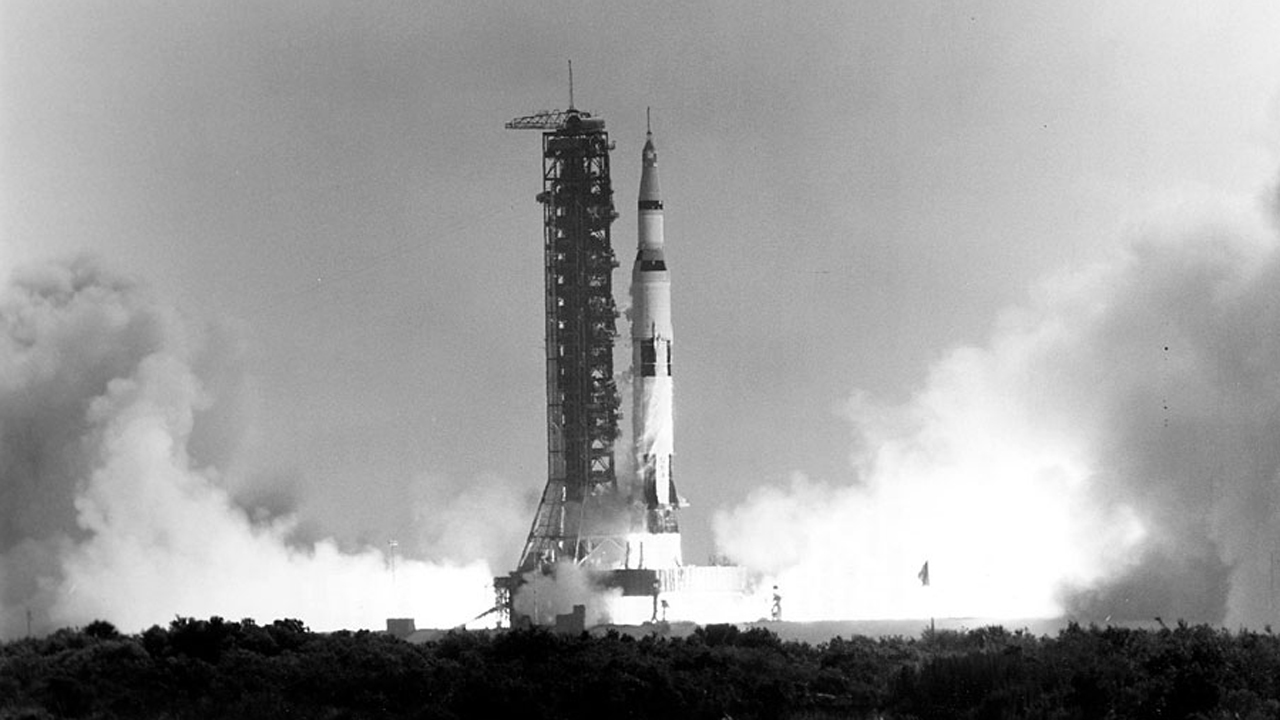
#> input picture image-annotation/Apollo_11_Launch.jpg, 1280 x 720 px, found by its file name
$ python image-annotation.py
#> lines starting #> are read from the running program, lines starting #| are printed output that depends on the picture; after the words box and inside, x2 and y2 are one past the last pixel; in counts of white or black regions, pixels touching at a corner belong together
import os
import cv2
import matplotlib
import numpy as np
import matplotlib.pyplot as plt

from zipfile import ZipFile
from urllib.request import urlretrieve

matplotlib.rcParams['figure.figsize'] = (9.0, 9.0)

image = cv2.imread(r'C:\openCV-bootcamp\image-annotation\Apollo_11_Launch.jpg', cv2.IMREAD_COLOR)
#> image is the input picture: shape (720, 1280, 3); min 0, max 255, mean 156.2
plt.imshow(cv2.cvtColor(image, cv2.COLOR_BGR2RGB))
print(image.shape)
#| (720, 1280, 3)

## DRAWING A LINE ##

# cv2.line(img, pt1, pt2, color[, thickness[, lineType[, shift]]])
# img: the image, pt1: first point (x,y) of the line segment, pt2: second point of line, color: colour of the drawn line
# optional are thickness and lineType

image_with_line = image.copy() # will draw line across pic
cv2.line(image_with_line, (0,0), (image.shape[1], image.shape[0]), (20, 20, 180), thickness=4)
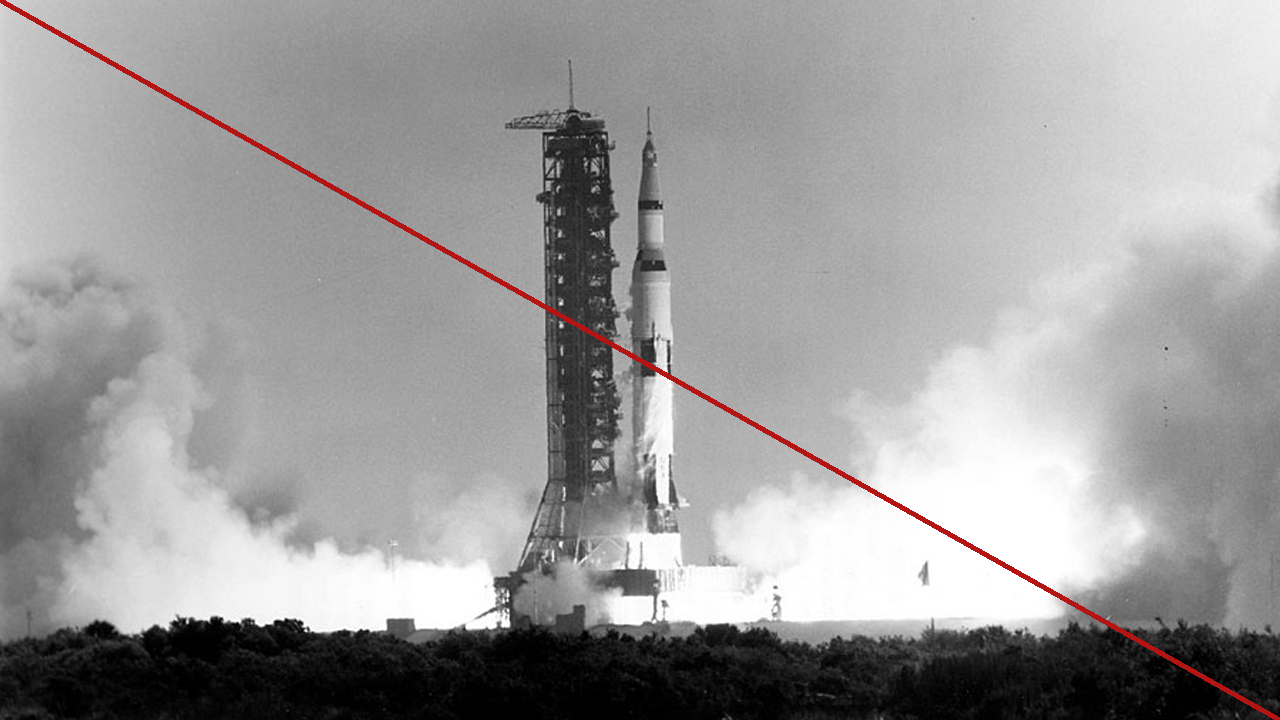
#> image_with_line: shape (720, 1280, 3); 0.79% of pixels changed, all inside (x1, y1, x2, y2) = (0, 0, 1280, 720)
plt.imshow(cv2.cvtColor(image_with_line, cv2.COLOR_BGR2RGB))

## DRAWING A CIRCLE ##
# cv2.circle(img, center, radius, color[, thickness[, lineType[, shift]]])
# thickness: positive is thickness of circle outline, negative will fill circle

image_with_circle = image.copy()
cv2.circle(image_with_circle, (((int)(image.shape[1] / 2)), ((int)(image.shape[0] / 2))), 300, (20, 20, 180), thickness=20)
cv2.circle(image_with_circle, (((int)(image.shape[1] / 2)), ((int)(image.shape[0] / 2))), 100, (20, 20, 180), thickness=-2)
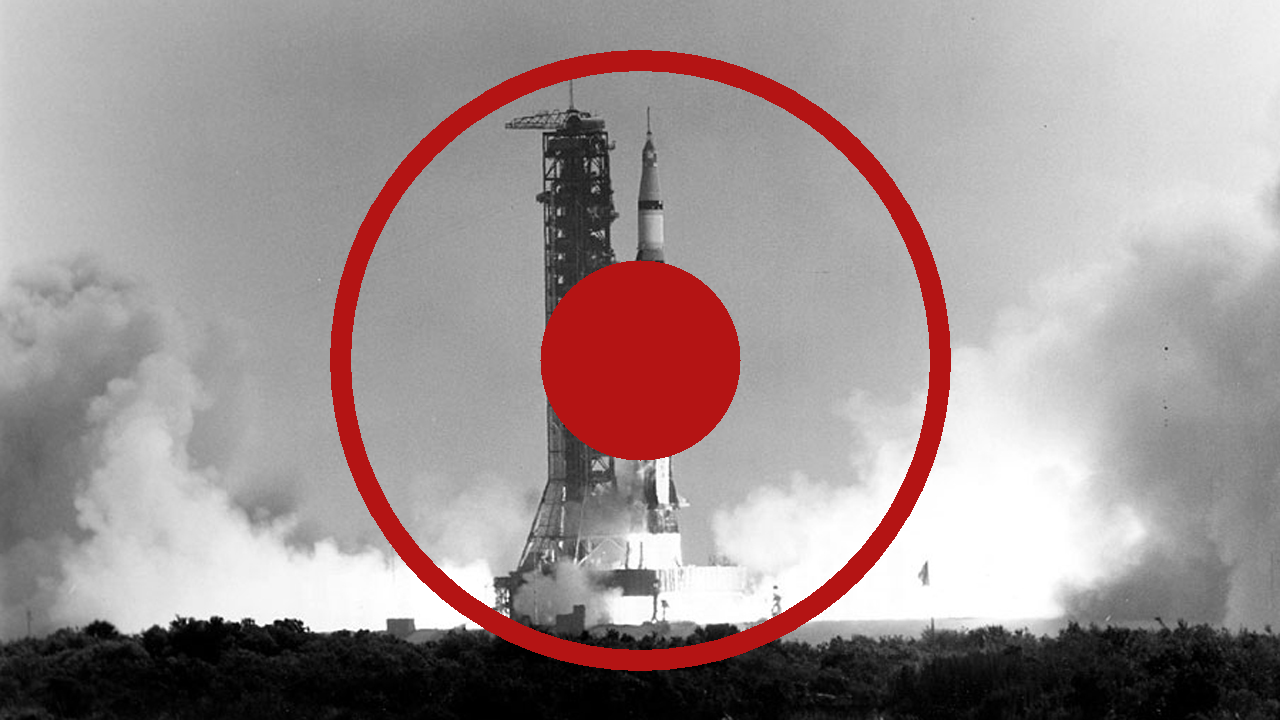
#> image_with_circle: shape (720, 1280, 3); mean B, G, R 146.4, 146.4, 158.8
plt.imshow(cv2.cvtColor(image_with_circle, cv2.COLOR_BGR2RGB))


## DRAWING A RECTANGLE ##
# cv2.rectangle(img, pt1, pt2, color[, thickness[, lineType[, shift]]])
# pt1 is top left vertex and pt2 is bottom right vertex
image_with_rect = image.copy() # will frame it
cv2.rectangle(image_with_rect, (0,0), (image.shape[1], image.shape[0]), (20, 20, 180), thickness=50)
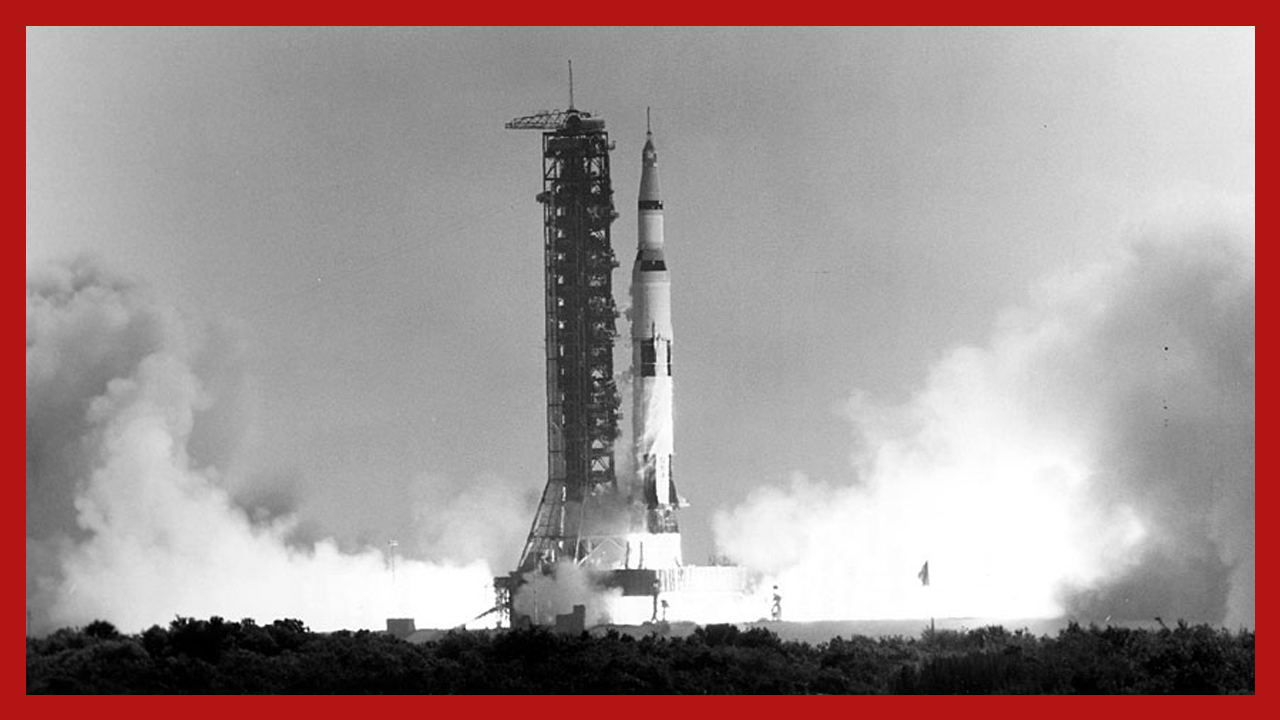
#> image_with_rect: shape (720, 1280, 3); 10.79% of pixels changed, all inside (x1, y1, x2, y2) = (0, 0, 1280, 720)
plt.imshow(cv2.cvtColor(image_with_rect, cv2.COLOR_BGR2RGB))


## ADDING TEXT ##
# img = cv2.putText(img, text, org, fontFace, fontScale, color[, thickness[, lineType[, bottomLeftOrigin]]])
image_with_txt = image.copy()
text = 'Billie Jean is not my lover'
# text will be upside down bc negative number
cv2.putText(image_with_txt, text, (((int)(image.shape[1])), ((int)(image.shape[0] / 2))), cv2.FONT_HERSHEY_TRIPLEX, -2, (0, 255, 0), thickness=3)
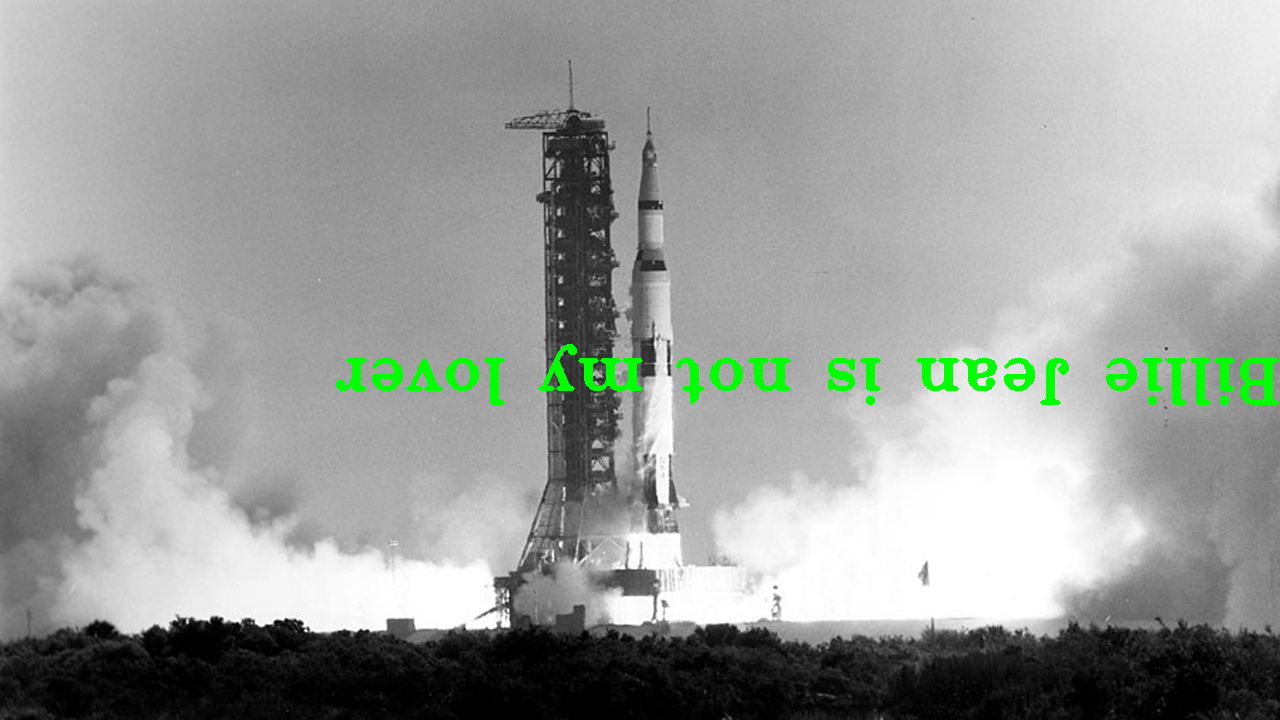
#> image_with_txt: shape (720, 1280, 3); 1.45% of pixels changed, all inside (x1, y1, x2, y2) = (336, 344, 1279, 405)
#plt.imshow(cv2.cvtColor(image_with_txt, cv2.COLOR_BGR2RGB))


plt.show()
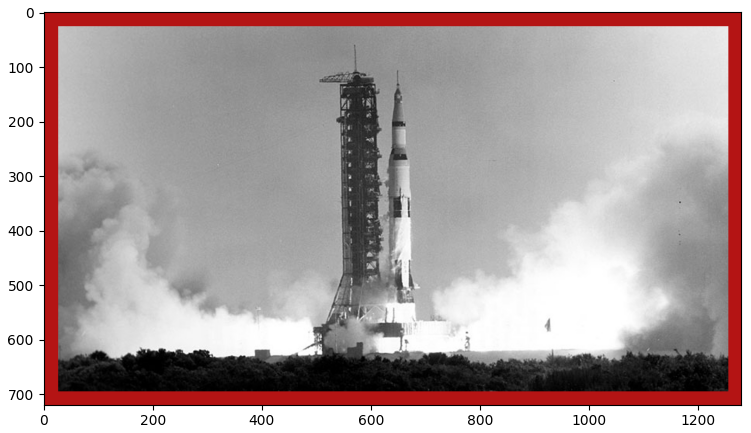
#> figure drawn by matplotlib, 1 panel
